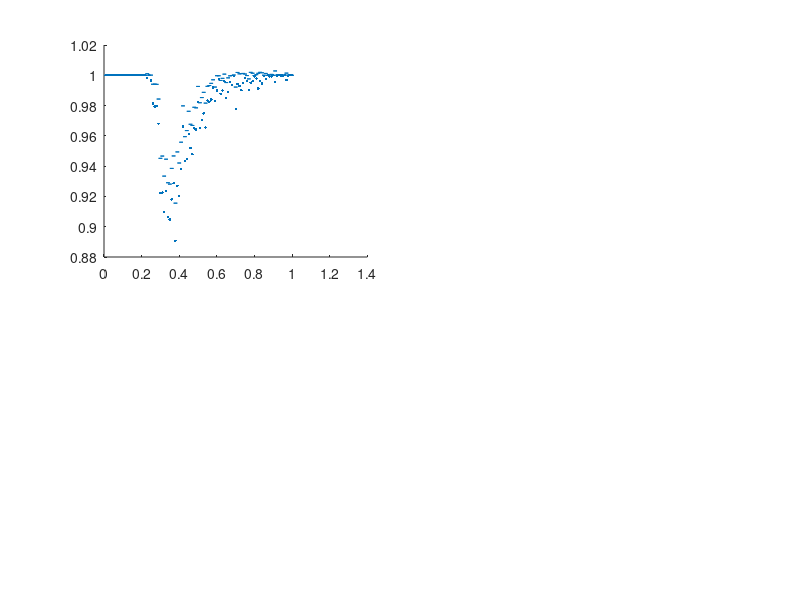

The MATLAB script that drew this image: (Note: this script raises an error after producing the figure.)
%% Visualization

Colors = lines(7); %load colors
fs = 16; %set font size

ts = tinv([0.05  0.95],100-1);  

figure('Position', [0 1000 1000 2000])

load('Fig4a1.mat')

P1 = zeros(100,1,size(Res,3));

for i = 1:100
    
    range = ((i-1)*100+1):(i*100);
    P1(i,:,:) = max(sum((Res(range,1,:))==1),sum((Res(range,1,:))==0))./100;

end

E1 = std(reshape(P1,100,size(Res,3)))./10;
ER1l = ts(1)*E1;
ER1u = ts(2)*E1;
P1 = mean(reshape(P1,100,size(Res,3)));


load('Fig4a2.mat')

P2 = zeros(100,1,size(Res,3));

for i = 1:100
    
    range = ((i-1)*100+1):(i*100);
    P2(i,:,:) = max(sum((Res(range,1,:))==1),sum((Res(range,1,:))==0))./100;

end

E2 = std(reshape(P2,100,size(Res,3)))./10;
ER2l = ts(1)*E2;
ER2u = ts(2)*E2;
P2 = mean(reshape(P2,100,size(Res,3)));

load('Fig4a3.mat')

P3 = zeros(100,1,size(Res,3));

for i = 1:100
    
    range = ((i-1)*100+1):(i*100);
    P3(i,:,:) = max(sum((Res(range,1,:))==1),sum((Res(range,1,:))==0))./100;

end

E3 = std(reshape(P3,100,size(Res,3)))./10;
ER3l = ts(1)*E3;
ER3u = ts(2)*E3;
P3 = mean(reshape(P3,100,size(Res,3)));


subplot(2,2,1)

hold on

errorbar(linspace(0.01,1,100),P1,ER1l,ER1u,'.','MarkerSize',15)

errorbar(linspace(0,1,101),P2,ER2l,ER2u,'.','MarkerSize',15)

errorbar(linspace(0,1,101),P3,ER3l,ER3u,'.','MarkerSize',15)

ylim([0.79,1.01])
grid on
box on
legend('Number of individuals', 'Mean degree', 'Heterogeneity parameter', 'Location','southeast')
xlabel("Scaled parameter")
ylabel("Proportion")
title("Network topology parameters")
set(gca,'fontname','Palatino','fontsize',fs)







load('Fig4b1.mat')

P1 = zeros(100,1,size(Res,3));

for i = 1:100
    
    range = ((i-1)*100+1):(i*100);
    P1(i,:,:) = max(sum((Res(range,1,:))==1),sum((Res(range,1,:))==0))./100;

end

E1 = std(reshape(P1,100,size(Res,3)))./10;
ER1l = ts(1)*E1;
ER1u = ts(2)*E1;
P1 = mean(reshape(P1,100,size(Res,3)));


load('Fig4b2.mat')

P2 = zeros(100,1,size(Res,3));

for i = 1:100
    
    range = ((i-1)*100+1):(i*100);
    P2(i,:,:) = max(sum((Res(range,1,:))==1),sum((Res(range,1,:))==0))./100;

end

E2 = std(reshape(P2,100,size(Res,3)))./10;
ER2l = ts(1)*E2;
ER2u = ts(2)*E2;
P2 = mean(reshape(P2,100,size(Res,3)));


subplot(2,2,2)


hold on

errorbar(linspace(0,1,101),P1,ER1l,ER1u,'.','MarkerSize',15)

errorbar(linspace(0,1,101),P2,ER2l,ER2u,'.','MarkerSize',15)


ylim([0.79,1.01])
grid on
box on
legend('Number of rebels', 'Attributing parameter', 'Location','southeast')
xlabel("Scaled parameter")
ylabel("Proportion")
title("Trait distribution parameters")
set(gca,'fontname','Palatino','fontsize',fs)








%%
figure('Position', [0 1000 1000 2000])

load('Fig4c.mat')

subplot(2,2,[1,2]) %plot cumulative choices with 10000 steps
hold on
for i = 1:5
    if R(i)
        plot(0:t,RCM(:,i),'color',Colors(3,:),'LineWidth',2)
    else
        plot(0:t,RCM(:,i),'color',Colors(1,:),'LineWidth',2)
    end
end

grid on
box on
title("Initial choices produce the same type of cumulative sequences")
xlabel("Step")
ylabel("Cumulative choice")
set(gca,'fontname','Palatino','fontsize',fs)



load('Fig4d.mat')

subplot(2,2,[3,4]) %plot cumulative choices with 10000 steps
hold on
for i = [2,5,8,4,6]
    if R(i)
        plot(0:t,RCM(:,i),'color',Colors(3,:),'LineWidth',2)
        PH =RPH{i};
        nt = length(PH); %number of tail subsequences
        if nt > 1
            xline(PH(1:min(nt,3)),'LineWidth',2) %draw eventual period
        end
    else
        plot(0:t,RCM(:,i),'color',Colors(1,:),'LineWidth',2)
    end
end
ylim([-20000,20000])
grid on
box on
legend('Unpredictable','Predictable','Location','northwest')
title("Initial choices produce different types of cumulative sequences")
xlabel("Step")
ylabel("Cumulative choice")
set(gca,'fontname','Palatino','fontsize',fs)
